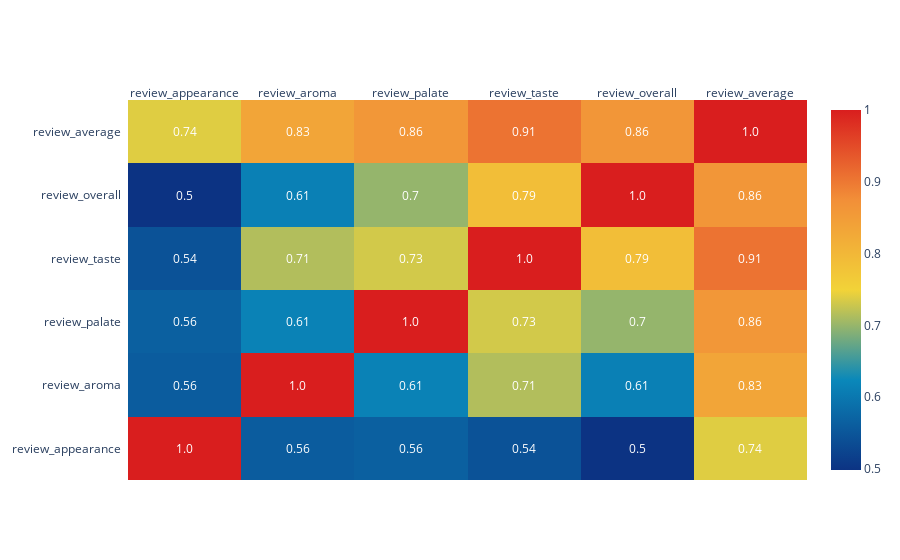

Notebook code for this chart:
### Code cell
# Method 2 - Heatmap: Plotly
heat_map_plotly = ff.create_annotated_heatmap(
    z=corr_metrics.values,
    x=list(corr_metrics.columns),
    y=list(corr_metrics.index),
    annotation_text=corr_metrics.round(2).values,
    showscale=True,
    colorscale='Portland',
    font_colors=['white','white'])

layout = go.Layout(title="Correlation Heatmap",
                   margin = dict(l = 330))

fig = go.Figure(data=heat_map_plotly, layout=layout)
py.offline.iplot(fig)

### Figure 1 — Plotly figure (JSON) as saved in the notebook; plotly's stock layout.template omitted (floating-point values rounded to 4 significant figures)
{"data": [{"colorscale": [[0, "rgb(12,51,131)"], [0.25, "rgb(10,136,186)"], [0.5, "rgb(242,211,56)"], [0.75, "rgb(242,143,56)"], [1, "rgb(217,30,30)"]], "reversescale": false, "showscale": true, "type": "heatmap", "x": ["review_appearance", "review_aroma", "review_palate", "review_taste", "review_overall", "review_average"], "y": ["review_appearance", "review_aroma", "review_palate", "review_taste", "review_overall", "review_average"], "z": [[1, 0.5591, 0.5645, 0.5446, 0.4986, 0.7392], [0.5591, 1, 0.6149, 0.7148, 0.6128, 0.8345], [0.5645, 0.6149, 1, 0.7322, 0.699, 0.8592], [0.5446, 0.7148, 0.7322, 1, 0.7872, 0.9054], [0.4986, 0.6128, 0.699, 0.7872, 1, 0.8625], [0.7392, 0.8345, 0.8592, 0.9054, 0.8625, 1]]}], "layout": {"annotations": [{"font": {"color": "white"}, "showarrow": false, "text": "1.0", "x": "review_appearance", "xref": "x", "y": "review_appearance", "yref": "y"}, {"font": {"color": "white"}, "showarrow": false, "text": "0.56", "x": "review_aroma", "xref": "x", "y": "review_appearance", "yref": "y"}, {"font": {"color": "white"}, "showarrow": false, "text": "0.56", "x": "review_palate", "xref": "x", "y": "review_appearance", "yref": "y"}, {"font": {"color": "white"}, "showarrow": false, "text": "0.54", "x": "review_taste", "xref": "x", "y": "review_appearance", "yref": "y"}, {"font": {"color": "white"}, "showarrow": false, "text": "0.5", "x": "review_overall", "xref": "x", "y": "review_appearance", "yref": "y"}, {"font": {"color": "white"}, "showarrow": false, "text": "0.74", "x": "review_average", "xref": "x", "y": "review_appearance", "yref": "y"}, {"font": {"color": "white"}, "showarrow": false, "text": "0.56", "x": "review_appearance", "xref": "x", "y": "review_aroma", "yref": "y"}, {"font": {"color": "white"}, "showarrow": false, "text": "1.0", "x": "review_aroma", "xref": "x", "y": "review_aroma", "yref": "y"}, {"font": {"color": "white"}, "showarrow": false, "text": "0.61", "x": "review_palate", "xref": "x", "y": "review_aroma", "yref": "y"}, {"font": {"color": "white"}, "showarrow": false, "text": "0.71", "x": "review_taste", "xref": "x", "y": "review_aroma", "yref": "y"}, {"font": {"color": "white"}, "showarrow": false, "text": "0.61", "x": "review_overall", "xref": "x", "y": "review_aroma", "yref": "y"}, {"font": {"color": "white"}, "showarrow": false, "text": "0.83", "x": "review_average", "xref": "x", "y": "review_aroma", "yref": "y"}, {"font": {"color": "white"}, "showarrow": false, "text": "0.56", "x": "review_appearance", "xref": "x", "y": "review_palate", "yref": "y"}, {"font": {"color": "white"}, "showarrow": false, "text": "0.61", "x": "review_aroma", "xref": "x", "y": "review_palate", "yref": "y"}, {"font": {"color": "white"}, "showarrow": false, "text": "1.0", "x": "review_palate", "xref": "x", "y": "review_palate", "yref": "y"}, {"font": {"color": "white"}, "showarrow": false, "text": "0.73", "x": "review_taste", "xref": "x", "y": "review_palate", "yref": "y"}, {"font": {"color": "white"}, "showarrow": false, "text": "0.7", "x": "review_overall", "xref": "x", "y": "review_palate", "yref": "y"}, {"font": {"color": "white"}, "showarrow": false, "text": "0.86", "x": "review_average", "xref": "x", "y": "review_palate", "yref": "y"}, {"font": {"color": "white"}, "showarrow": false, "text": "0.54", "x": "review_appearance", "xref": "x", "y": "review_taste", "yref": "y"}, {"font": {"color": "white"}, "showarrow": false, "text": "0.71", "x": "review_aroma", "xref": "x", "y": "review_taste", "yref": "y"}, {"font": {"color": "white"}, "showarrow": false, "text": "0.73", "x": "review_palate", "xref": "x", "y": "review_taste", "yref": "y"}, {"font": {"color": "white"}, "showarrow": false, "text": "1.0", "x": "review_taste", "xref": "x", "y": "review_taste", "yref": "y"}, {"font": {"color": "white"}, "showarrow": false, "text": "0.79", "x": "review_overall", "xref": "x", "y": "review_taste", "yref": "y"}, {"font": {"color": "white"}, "showarrow": false, "text": "0.91", "x": "review_average", "xref": "x", "y": "review_taste", "yref": "y"}, {"font": {"color": "white"}, "showarrow": false, "text": "0.5", "x": "review_appearance", "xref": "x", "y": "review_overall", "yref": "y"}, {"font": {"color": "white"}, "showarrow": false, "text": "0.61", "x": "review_aroma", "xref": "x", "y": "review_overall", "yref": "y"}, {"font": {"color": "white"}, "showarrow": false, "text": "0.7", "x": "review_palate", "xref": "x", "y": "review_overall", "yref": "y"}, {"font": {"color": "white"}, "showarrow": false, "text": "0.79", "x": "review_taste", "xref": "x", "y": "review_overall", "yref": "y"}, {"font": {"color": "white"}, "showarrow": false, "text": "1.0", "x": "review_overall", "xref": "x", "y": "review_overall", "yref": "y"}, {"font": {"color": "white"}, "showarrow": false, "text": "0.86", "x": "review_average", "xref": "x", "y": "review_overall", "yref": "y"}, {"font": {"color": "white"}, "showarrow": false, "text": "0.74", "x": "review_appearance", "xref": "x", "y": "review_average", "yref": "y"}, {"font": {"color": "white"}, "showarrow": false, "text": "0.83", "x": "review_aroma", "xref": "x", "y": "review_average", "yref": "y"}, {"font": {"color": "white"}, "showarrow": false, "text": "0.86", "x": "review_palate", "xref": "x", "y": "review_average", "yref": "y"}, {"font": {"color": "white"}, "showarrow": false, "text": "0.91", "x": "review_taste", "xref": "x", "y": "review_average", "yref": "y"}, {"font": {"color": "white"}, "showarrow": false, "text": "0.86", "x": "review_overall", "xref": "x", "y": "review_average", "yref": "y"}, {"font": {"color": "white"}, "showarrow": false, "text": "1.0", "x": "review_average", "xref": "x", "y": "review_average", "yref": "y"}], "xaxis": {"dtick": 1, "gridcolor": "rgb(0, 0, 0)", "side": "top", "ticks": ""}, "yaxis": {"dtick": 1, "ticks": "", "ticksuffix": "  "}}}
